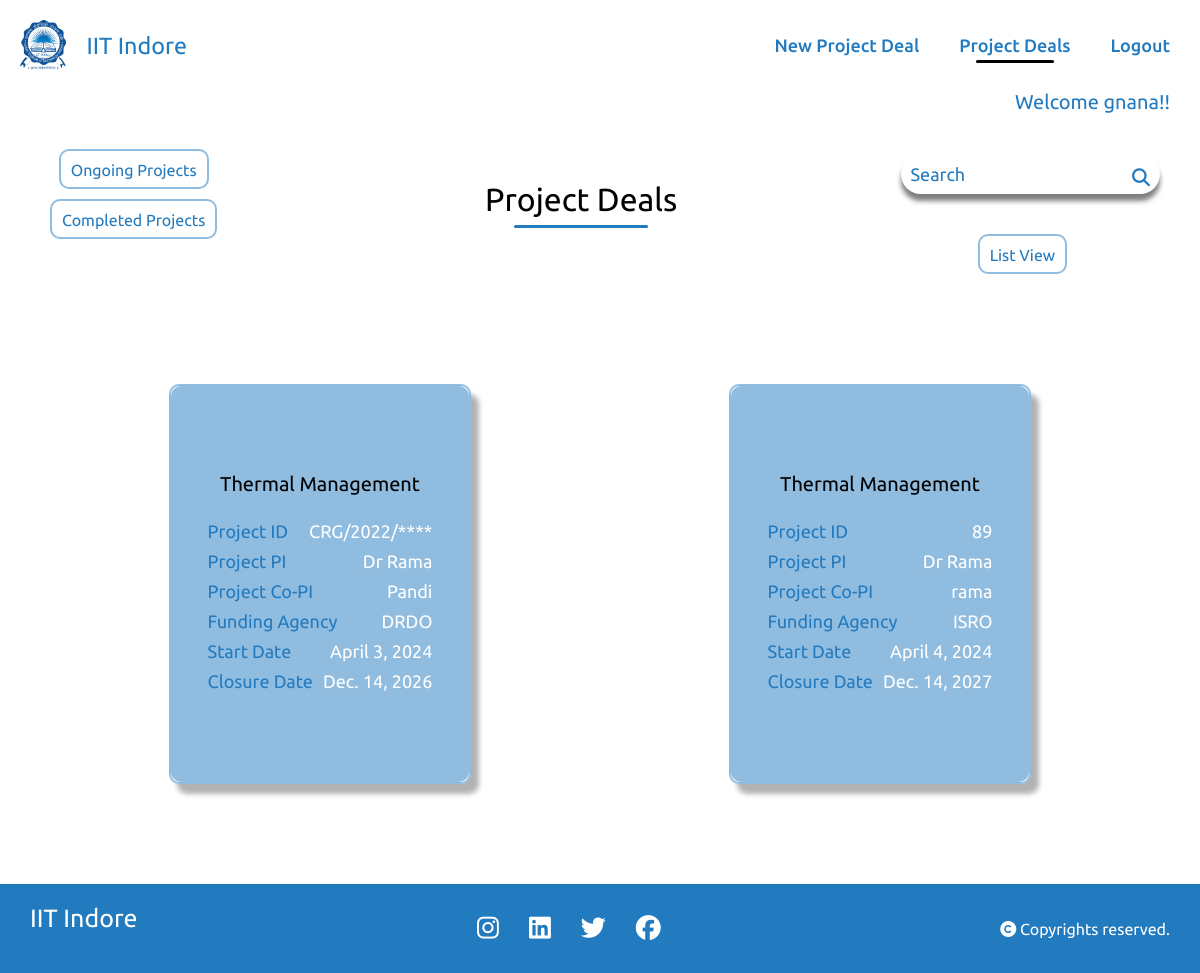
/project_search/ (signed in), run on the app's committed database.
### home/models.py (models this page shows)
class project_details(models.Model):
    Project_Fellowship_No = models.CharField(max_length=20,null=True,blank=True,default=None)
    Project_file_name = models.CharField(max_length=20,null=True,blank= True)
    PI_of_Project = models.CharField(max_length=20,blank=True,null=True)
    Sanctioned_Date = models.DateField(null=True)
    Project_Start_Date = models.DateField(null=True)
    Project_Closure_Date = models.DateField(null=True)
    Title_of_Project = models.CharField(max_length=50,blank=True,null=True)
    project_duration =models.IntegerField(null=True)
    financial_year_start_index = models.IntegerField(null=True)
    financial_year_end_index = models.IntegerField(null=True)
    start_month = models.IntegerField(null=True)
    end_month = models.IntegerField(null=True)
    funding_agency = models.CharField(max_length=100,blank=True,null=True)
    Co_PI_of_Project = models.CharField(max_length=100,blank=True,null=True)
    Country = models.CharField(max_length=100,blank=True,null=True)
    Country_Involved = models.CharField(max_length=100,blank=True,null=True)
    Department = models.CharField(max_length=100,blank=True,null=True)
    Category = models.CharField(max_length=100,blank=True,null=True)
    Details_of_Donors= models.CharField(max_length=100,blank=True,null=True)
    remark = models.TextField(null=True, blank=True)
    scheme_name = models.CharField(max_length=255, null=True, blank=True)
    scheme_code = models.CharField(max_length=50, null=True, blank=True)
    received_amount =models.CharField(max_length=50, null=True, blank=True)
    date_of_receipt_amount = models.DateField(default=timezone.now, null=True, blank=True)
    provisional_uc = models.TextField(null=True, blank=True)
    audited_uc = models.TextField(null=True, blank=True)
    link_uc = models.URLField(null=True, blank=True)
    sanction_letters_link = models.URLField(null=True, blank=True)
    total_project_cost = models.CharField(max_length=50, null=True, blank=True)
    fellowship_type = models.CharField(max_length=100, null=True, blank=True)
    TASK_CHOICES = [
        ('ongoing', 'Ongoing'),
        ('completed', 'Completed'),
    ]
    task = models.CharField(
        max_length=10,
        choices=TASK_CHOICES,
        default='ongoing',
    )

### home/views.py (the view)
# urls.py: path('project_search/', views.project_search, name='project_search'),
def project_search(request):
    query = request.GET.get("q")
    if query:
        projects = project_details.objects.filter(
            (
                Q(Project_Fellowship_No__icontains=query)
                | Q(PI_of_Project__icontains=query)
                | Q(Title_of_Project__icontains=query)
                | Q(funding_agency__icontains=query)
                | Q(Co_PI_of_Project__icontains=query)
            )
            & Q(task="ongoing")
        )
    else:
        projects = project_details.objects.filter(task="ongoing")
    context = {
        "projects": projects,
        "query": query,
    }
    return render(request, "project_list.html", context)

### templates/project_list.html (shortened to what this page needs)
{% load static %}
<!DOCTYPE html>
<html lang="en">
<head>
    <link rel="stylesheet" href="{% static 'style.css' %}">
</head>
<body>
  {% load account %}
    <div class="navbar1">
        <div class="title">
            <a href="{% url "homepage" %}" class="lo">
              <img src="{% static "IITI_Logo.png" %}" class="logo">
              <h3>IIT Indore</h3>
            </a>
        </div>
        <div class="links">
            <ul>
                <li><a href="{% url "index" %}">New Project Deal</a></li>
                <li><a href="{% url "project_list" %}" class="active">Project Deals</a></li>
                <li><a href="{% url "logout" %}">Logout</a></li>
            </ul>
        </div>
    </div>
    <h5 class="name">Welcome {% user_display user %}!!</h5>
    <div class="titles">
      <div class="dropdown">
        <div class="dropdown-menu" aria-labelledby="dropdownMenuButton">
          <a class="dropdown-item" id="ongoing" href="#" onclick="showOngoingProjects()">Ongoing Projects</a>
          <a class="dropdown-item" href="#" id="completed" onclick="showCompletedProjects()">Completed Projects</a>
        </div>
      </div>
      <div class="sub_nav">
          <div class="project_list"><h1>Project Deals</h1></div>
      </div>
      <div class="search">
        <form class="search-bar sub_nav" method="GET" action="{% url 'project_search' %}">
            <input type="text" name="q" placeholder="Search">
            <button type="submit"><i class="fa-solid fa-magnifying-glass"></i></button>
        </form>
        <a href="{% url 'project_listwise' %}">List View</a>
      </div>
    </div>
    <div class="project-container">
        {% for project in projects %}
        <div class="book">
            <div class="buttons">
                <a href="{% url 'fill' project_id=project.id %}">
                    <button class="button">Monthly Sheet</button>
                </a>
                <a href="{% url 'mastersheet' project_id=project.id %}">
                    <button class="button">Mastersheet</button>
                </a>
                <a href="{% url 'SOE_navigation' project_id=project.id %}">
                  <button class="button">SOE</button>
              </a>
              <a href="{% url 'UCR_navigation' project_id=project.id %}">
                <button class="button">UCR</button>
            </a>
              <a href="{% url 'UCNR_navigation' project_id=project.id %}">
                <button class="button">UCNR</button>
            </a>
            </div>
            <div class="cover">
                <div class="project-details">
                    <h4 style="text-align:center;">   {{ project.Title_of_Project }}  </h4>
                    <p><span>Project ID</span><span> {{ project.Project_Fellowship_No }}</span></p>
                    <p><span>Project PI</span><span> {{ project.PI_of_Project }}</span></p>
                    {% if project.Co_PI_of_Project %}<p><span>Project Co-PI</span><span>{{ project.Co_PI_of_Project }}</span></p>{% endif %}
                    {% if project.funding_agency %}<p><span>Funding Agency</span><span>{{ project.funding_agency }}</span></p>{% endif %}
                    <p><span>Start Date</span><span>{{ project.Project_Start_Date }}</span></p>
                    <p><span>Closure Date</span><span>{{ project.Project_Closure_Date }}</span></p>
                </div>
            </div>
           </div>
        {% endfor %}
    </div>
    <footer>
        <div class="footer">
          <div class="info">
            <h4>IIT Indore</h4>
          </div>
          <div class="social">
            <ul>
              <li><a href="#"><i class="fa-brands fa-instagram"></i></a></li>
              <li><a href="#"><i class="fa-brands fa-linkedin"></i></a></li>
              <li><a href="#"><i class="fa-brands fa-twitter"></i></a></li>
              <li><a href="#"><i class="fa-brands fa-facebook"></i></a></li>
            </ul>
          </div>
          <div class="rights">
            <p><i class="fa-solid fa-copyright"></i> Copyrights reserved.</p>
          </div>
        </div>
      </footer>
</body>
</html>

### static/style.css (style rules this page uses)
* { margin: 0; padding: 0; box-sizing: border-box; font-family: 'Ubuntu', cursive; font-weight: 400; }
:root { --primary-color:#000; --secondary-color: rgb(34,122,191); }
.navbar1 { width: 100%; padding: 20px 10px; position: sticky; top: 0px; display: flex; justify-content: space-between; align-items: center; background: transparent; }
.navbar1 .title { display: flex; margin:0px 10px; font-size: 20px; color: var(--secondary-color); font-weight: 400; align-items: center; justify-content: center; cursor: pointer; }
.navbar1 h3 { color: var(--secondary-color); }
.navbar1 .title img { height: 50px; margin-right: 20px; cursor: pointer; }
.navbar1 .links ul { display: flex; align-items: center; justify-content: center; flex: 1; flex-wrap: wrap; }
.navbar1 .links ul li { list-style: none; }
.navbar1 .links ul li a { margin: auto 20px; text-decoration: none; font-size: 18px; position: relative; font-weight: 500; color: var(--secondary-color); }
.lo { display: flex; align-items: center; justify-content: center; color: #fff; text-decoration: none; }
.active::after { content: ''; position: absolute; width: 70%; left: 15%; bottom: -8px; height: 3px; background-color: var(--primary-color); border-radius: 10px; }
footer .footer { display: flex; justify-content: space-between; align-items: center; flex-wrap: wrap; padding: 20px 30px; background-color: var(--secondary-color); color: #fff; }
.info h4 { text-align: center; color: #fff; margin-bottom: 20px; font-size: 25px; }
.social ul { display: flex; align-items: center; }
.social ul li { list-style-type: none; }
.social ul li a { color: #fff; font-size: 25px; margin: 0px 15px; }

### data on the page
project_details: Title_of_Project "Thermal Management", Project_Fellowship_No "CRG/2022/****", PI_of_Project "Dr Rama", Co_PI_of_Project "Pandi", funding_agency "DRDO", Project_Start_Date "April 3, 2024", Project_Closure_Date "Dec. 14, 2026"
project_details: Title_of_Project "Thermal Management", Project_Fellowship_No "89", PI_of_Project "Dr Rama", Co_PI_of_Project "rama", funding_agency "ISRO", Project_Start_Date "April 4, 2024", Project_Closure_Date "Dec. 14, 2027"
